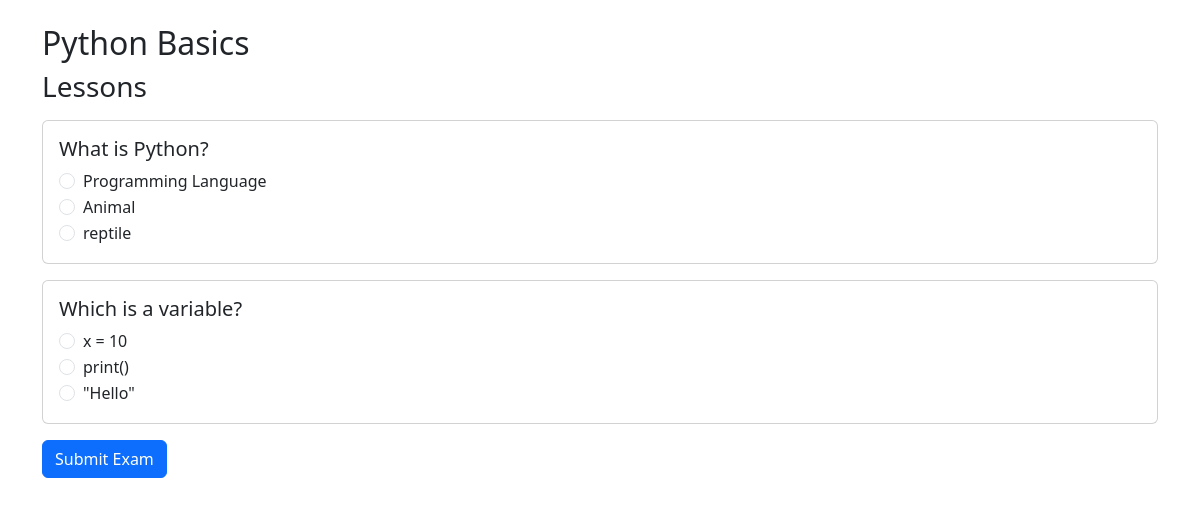
The app's page /course/1/ with its own data.
### courses/models.py (models this page shows, shortened)
class Course(models.Model):
    name = models.CharField(max_length=100)

class Question(models.Model):
    course = models.ForeignKey(Course, on_delete=models.CASCADE)
    question_text = models.CharField(max_length=200)

class Choice(models.Model):
    question = models.ForeignKey(Question, on_delete=models.CASCADE)
    choice_text = models.CharField(max_length=200)
    is_correct = models.BooleanField()

### courses/views.py (the view)
# urls.py: path('course/<int:course_id>/', views.course_detail, name='course_detail'),
def course_detail(request, course_id):
    course = get_object_or_404(Course, id=course_id)
    return render(request, 'course_details_bootstrap.html', {'course': course})

### courses/templates/course_details_bootstrap.html (shortened to what this page needs)
<!DOCTYPE html>
<html>
<head>
    <link href="https://cdn.jsdelivr.net/npm/bootstrap@5.3.0/dist/css/bootstrap.min.css" rel="stylesheet">
</head>
<body class="container mt-4">
<h2>{{ course.name }}</h2>
<h3>Lessons</h3>
<form method="post" action="/submit/{{ course.id }}/">
    {% for question in course.question_set.all %}
        <div class="card p-3 mb-3">
            <h5>{{ question.question_text }}</h5>
            {% for choice in question.choice_set.all %}
                <div class="form-check">
                    <input class="form-check-input"
                           type="radio"
                           name="choice{{ question.id }}"
                           value="{{ choice.id }}">
                    <label class="form-check-label">
                        {{ choice.choice_text }}
                    </label>
                </div>
            {% endfor %}
        </div>
    {% endfor %}
    <button class="btn btn-primary">Submit Exam</button>
</form>
</body>
</html>

### records on screen
Course: name "Python Basics"
Question: question_text "What is Python?"
Choice: choice_text "Programming Language"
Choice: choice_text "Animal"
Choice: choice_text "reptile"
Question: question_text "Which is a variable?"
Choice: choice_text "x = 10"
Choice: choice_text "print()"
Choice: choice_text "\"Hello\""
